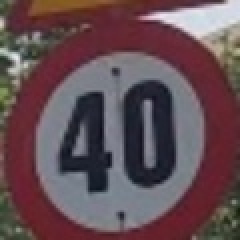
#> input picture 0_45.jpg, 120 x 120 px, given as the content of the folder bbox, which was not available (shown 2 times larger)
$ jupyter execute --allow-errors train_pca.ipynb
#> lines starting #> are read from the running program, lines starting #| are printed output that depends on the picture; pictures that were not available may be replaced by others from this repository, and a replacement may not be noted
[cell 1]
import numpy as np
import cv2
import os
from sklearn.model_selection import train_test_split
from sklearn.discriminant_analysis import LinearDiscriminantAnalysis
from sklearn.metrics import accuracy_score
from sklearn.preprocessing import StandardScaler
from sklearn.pipeline import Pipeline
from skimage.feature import hog
from skimage import exposure
from sklearn.decomposition import PCA

[cell 2]
def hog_features(image):
    image = cv2.resize(image, (64, 64))
    features = hog(image, pixels_per_cell=(4, 4), cells_per_block=(2, 2), transform_sqrt=True, block_norm="L2")
    return features

def get_data():
    features_lst, labels_lst = [], []
    im_dir = os.listdir('bbox')
    # [4 lines of commented-out code are left out]
    for img_dir in im_dir:
        number = int(img_dir.rsplit('_', 2)[-1].split('.')[0])
        labels_lst.append(number)
        img = cv2.imread(os.path.join('bbox', img_dir), cv2.IMREAD_GRAYSCALE)
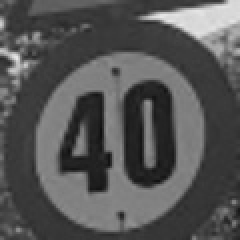
#> img: shape (120, 120) (shown 2 times larger); min 14, max 232, mean 85.2
        features_lst.append(hog_features(img))
#> in hog_features, `image = cv2.resize(image, (64, 64))`:
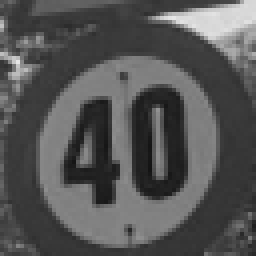
#> image: shape (64, 64) (shown 4 times larger); min 20, max 230, mean 85.1
#> in hog_features, `features = hog(image, pixels_per_cell=(4, 4), cells_per_block=(2, 2), ..`: features = 8100 values, max 0.99 at index 1491, min 0 at index 6, mean 0.0786
    print("Read ", len(features_lst), " images")
#| Read  1  images

    im_dir = os.listdir('bbox2')
    for img_dir in im_dir:
        labels_lst.append('background')
        img = cv2.imread(os.path.join('bbox2', img_dir), cv2.IMREAD_GRAYSCALE)
        features_lst.append(hog_features(img))
    print("Read ", len(features_lst), " images")
#| Read  2  images
    return features_lst, labels_lst
# [10 lines of commented-out code are left out]

[cell 3]
features_lst, labels_lst = get_data()
#> features_lst = 2 items; labels_lst = [45, 'background']
classes_lst = list(set(labels_lst))
#> classes_lst = [45, 'background']

[cell 4]
X_train, X_test, y_train, y_test = train_test_split(features_lst, labels_lst, test_size=0.2, random_state=42)
#> X_train = 1 item; X_test = 1 item; y_train = [45]; y_test = ['background']

[cell 5]
pca = PCA(n_components=500)
#> (the rest of this cell did not finish here and is left out)

#> (a cell that did not finish here is left out)

[cell 7]
lda = LinearDiscriminantAnalysis()

# Construct a pipeline with scaling and LDA
pipeline = Pipeline([
    ('scaler', StandardScaler()),  # Scale features
    ('lda', lda)
])

# Train the LDA model
#> (the rest of this cell did not finish here and is left out)

[cell 8]
from sklearn.svm import LinearSVC
svm = LinearSVC(dual=True)
#> (the rest of this cell did not finish here and is left out)

[cell 9]
import joblib
joblib.dump(pca, 'pca_500.pkl')
joblib.dump(pipeline, 'lda_pca_500.pkl')
# joblib.dump(svm, 'svm_pca_500.pkl')

[cell 10]
import joblib
pipeline_loaded = joblib.load('lda_pca_500.pkl')
pca = joblib.load('pca_500.pkl')
test_im = cv2.resize(cv2.imread('image.png', cv2.IMREAD_GRAYSCALE), (64, 64))
# test_im = cv2.resize(cv2.imread('window0_40.jpg', cv2.IMREAD_GRAYSCALE), (64, 64))
features = hog(test_im, pixels_per_cell=(4, 4), cells_per_block=(2, 2), transform_sqrt=True, block_norm="L2")

features = np.array(features).reshape(1, -1)
print(features.shape)
#| (1, 8100)
#> (the rest of this cell did not finish here and is left out)

$ run again, on test_im/0489.jpg
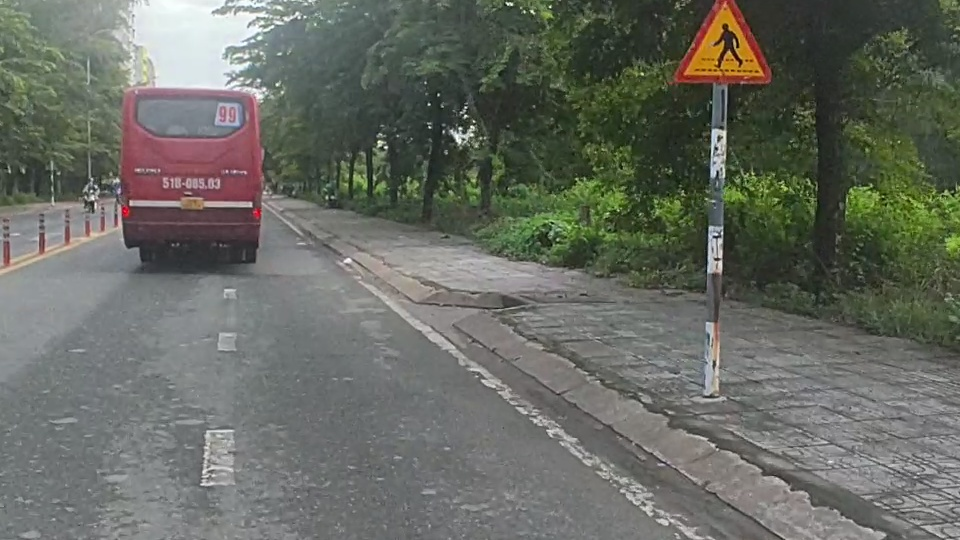
#> input picture test_im/0489.jpg, 960 x 540 px, given as the content of the folder bbox, which was not available
#> in get_data, `img = cv2.imread(os.path.join('bbox', img_dir), cv2.IMREAD_GRAYSCALE)`:
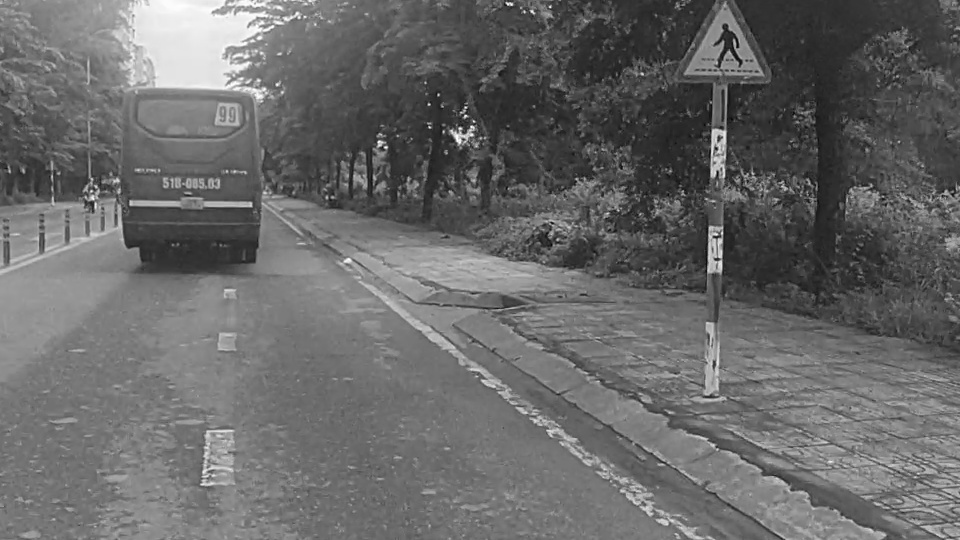
#> img: shape (540, 960); min 6, max 255, mean 104.8
#> in hog_features, `image = cv2.resize(image, (64, 64))`:
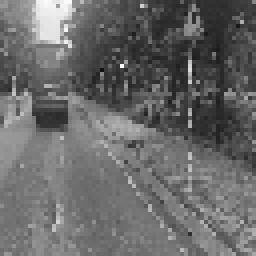
#> image: shape (64, 64) (shown 4 times larger); min 17, max 252, mean 104.8
#> in hog_features, `features = hog(image, pixels_per_cell=(4, 4), cells_per_block=(2, 2), ..`: features = 8100 values, max 0.819 at index 4432, min 0 at index 3, mean 0.118
#| Read  1  images
#| Read  2  images
#> features_lst = 2 items; labels_lst = [489, 'background']
#> X_train = 1 item; y_train = [489]; y_test = ['background']
#| (1, 8100)

$ run again, on test_im/0491.jpg
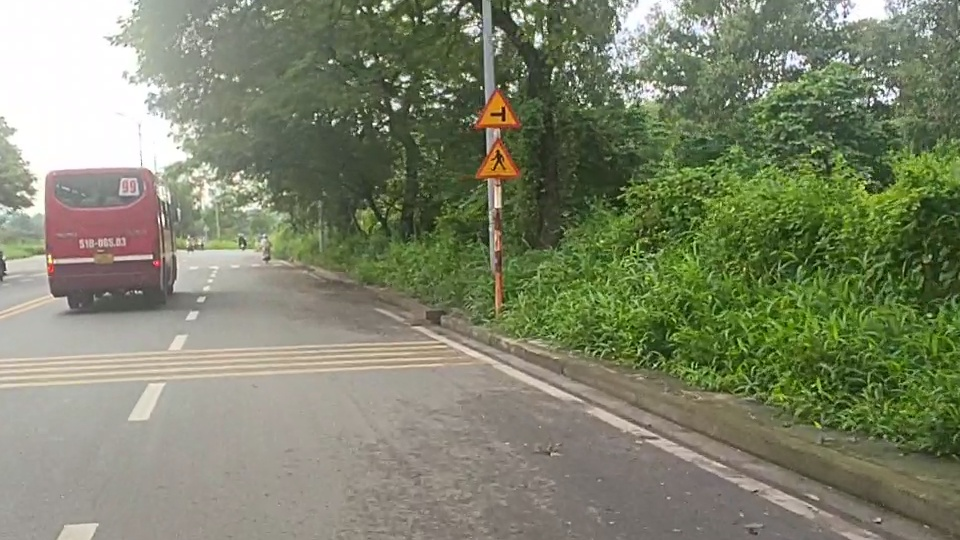
#> input picture test_im/0491.jpg, 960 x 540 px, given as the content of the folder bbox, which was not available
#> in get_data, `img = cv2.imread(os.path.join('bbox', img_dir), cv2.IMREAD_GRAYSCALE)`:
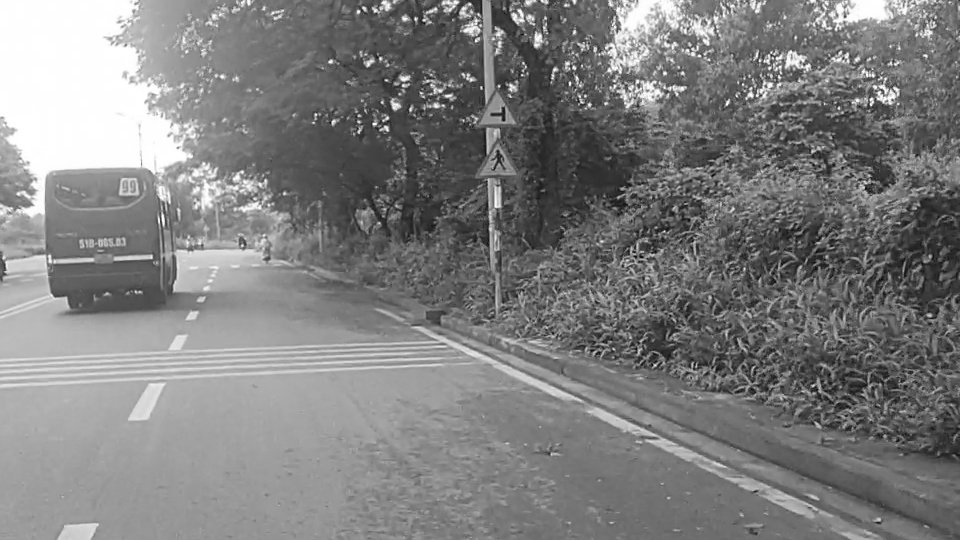
#> img: shape (540, 960); min 6, max 255, mean 127.5
#> in hog_features, `image = cv2.resize(image, (64, 64))`:
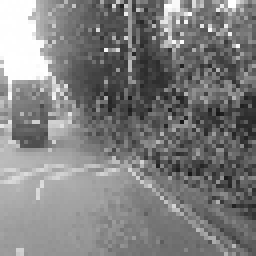
#> image: shape (64, 64) (shown 4 times larger); min 21, max 255, mean 126.8
#> in hog_features, `features = hog(image, pixels_per_cell=(4, 4), cells_per_block=(2, 2), ..`: features = 8100 values, max 0.86 at index 549, min 0 at index 0, mean 0.115
#| Read  1  images
#| Read  2  images
#> features_lst = 2 items; labels_lst = [491, 'background']
#> X_train = 1 item; y_train = [491]; y_test = ['background']
#| (1, 8100)
